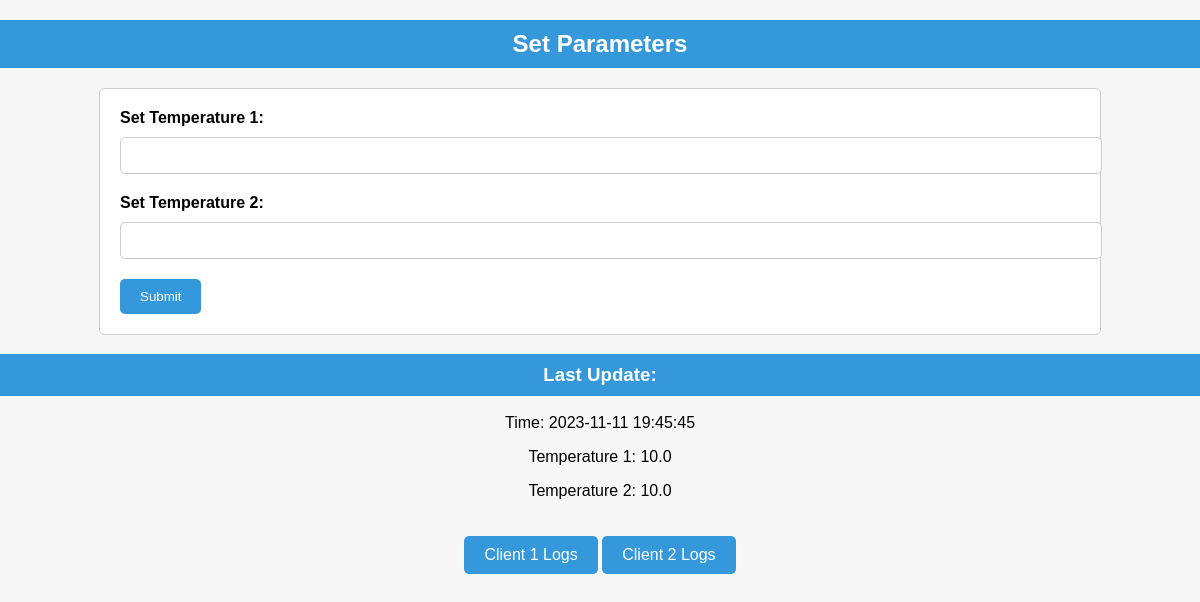
The page / on the database its author committed.
### tables this page shows
CREATE TABLE WEB_MANAGER_LOGS (
                   id INTEGER  NOT NULL PRIMARY KEY AUTOINCREMENT,
                   time TIMESTAMP NOT NULL DEFAULT CURRENT_TIMESTAMP,
                   set_temperature_1 REAL NOT NULL,                   
                   set_temperature_2 REAL NOT NULL
                   );

### web_gui/web_gui.py (the view)
@app.route('/')
def index():
    last_update = get_web_manager_last_update()
    return render_template('index.html', last_update=last_update)

### web_gui/web_gui.py (called while the page is built)
def get_web_manager_last_update():
    conn = sqlite3.connect(db_path)
    cursor = conn.cursor()
    cursor.execute("SELECT * FROM WEB_MANAGER_LOGS ORDER BY id DESC LIMIT 1")
    last_update = cursor.fetchone()
    conn.close()
    return last_update

### web_gui/templates/index.html (shortened to what this page needs)
<!DOCTYPE html>
<html>
<head>
    <link rel="stylesheet" type="text/css" href="{{ url_for('static', filename='index.css') }}">
</head>
<body>
    <h2>Set Parameters</h2>
    <form method="post" action="/submit">
        <label for="temperature1">Set Temperature 1:</label>
        <input type="number" step="0.01" name="temperature1" required>
        <label for="temperature2">Set Temperature 2:</label>
        <input type="number" step="0.01" name="temperature2" required>
        <input type="submit" value="Submit">
    </form>
    <h3>Last Update:</h3>
    {% if last_update %}
    <p>Time: {{ last_update[1] }}</p>
    <p>Temperature 1: {{ last_update[2] }}</p>
    <p>Temperature 2: {{ last_update[3] }}</p>
    {% else %}
    <p>No data available</p>
    {% endif %}
    <div class="button-container">
        <a href="/logs/client1" class="button">Client 1 Logs</a>
        <a href="/logs/client2" class="button">Client 2 Logs</a>
    </div>
</body>
</html>

### web_gui/static/index.css (style rules this page uses)
body { font-family: Arial, sans-serif; background-color: #f7f7f7; margin: 0; padding: 0; }
h2 { background-color: #3498db; color: #fff; padding: 10px; text-align: center; }
form { width: 80%; margin: 0 auto; padding: 20px; background-color: #fff; border: 1px solid #ccc; border-radius: 5px; }
label { display: block; margin-bottom: 10px; font-weight: bold; }
input[type="number"] { width: 100%; padding: 10px; margin-bottom: 20px; border: 1px solid #ccc; border-radius: 5px; }
input[type="submit"] { background-color: #3498db; color: #fff; padding: 10px 20px; border: none; border-radius: 5px; cursor: pointer; }
h3 { background-color: #3498db; color: #fff; padding: 10px; text-align: center; }
p { text-align: center; }
.button { display: block; background-color: #3498db; color: #fff; padding: 10px 20px; border: none; border-radius: 5px; text-align: center; margin: 20px auto; width: fit-content; text-decoration: none; }
.button-container { text-align: center; }
.button-container a { display: inline-block; }

### rows shown on the page
WEB_MANAGER_LOGS: time "2023-11-11 19:45:45", set_temperature_1 "10.0", set_temperature_2 "10.0"
